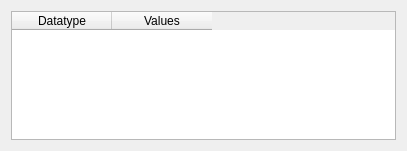
<?xml version="1.0" encoding="UTF-8"?>
<ui version="4.0">
 <class>Form</class>
 <widget class="QWidget" name="Form">
  <property name="geometry">
   <rect>
    <x>0</x>
    <y>0</y>
    <width>407</width>
    <height>151</height>
   </rect>
  </property>
  <property name="windowTitle">
   <string>Form</string>
  </property>
  <layout class="QVBoxLayout" name="verticalLayout">
   <item>
    <widget class="QTableWidget" name="returnData">
     <property name="enabled">
      <bool>true</bool>
     </property>
     <column>
      <property name="text">
       <string>Datatype</string>
      </property>
     </column>
     <column>
      <property name="text">
       <string>Values</string>
      </property>
     </column>
    </widget>
   </item>
  </layout>
 </widget>
 <resources/>
 <connections/>
</ui>
